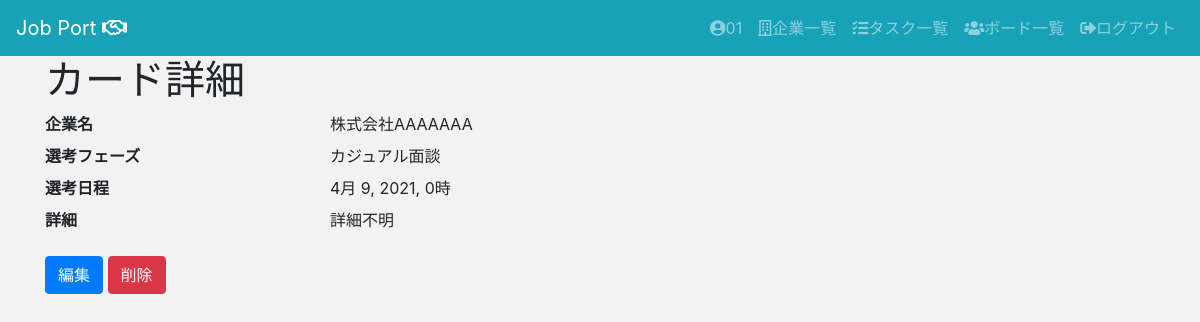
Screenshot of /jpapp/interviews/1/ (signed in) with the database file from the repository.
### jpapp/models.py (models this page shows, shortened)
class Interview(models.Model):
    interview_phase = models.IntegerField(
      choices = CHOICE4,
      default='0'
    )
    interview_datetime = models.DateTimeField()
    interview_description = models.TextField()
    company = models.ForeignKey(Company, on_delete=models.CASCADE)
    user = models.ForeignKey(User, on_delete=models.CASCADE)

class Company(models.Model):
    company_name = models.CharField(max_length=200,)
    url = models.URLField(blank=True,null=True,)
    route = models.IntegerField(
        choices = CHOICE1,
        blank=True,
        null=True,
    )
    location = models.IntegerField(
        choices = CHOICE2,
        blank=True,
        null=True,
    )
    tag = models.ManyToManyField(Tag, blank=True)
    description = models.TextField(blank=True,null=True,)
    phase = models.IntegerField(
        choices = CHOICE3,
        default='0',
    )
    application_date = models.DateField(blank=True,null=True,)
    user = models.ForeignKey(User, on_delete=models.CASCADE)
    def __str__(self):
        return self.company_name

### jpapp/views.py (the view)
# urls.py: path("interviews/<int:pk>/", views.InterviewDetailView.as_view(), name="interviews_detail"),
class InterviewDetailView(LoginRequiredMixin, DetailView):
    model = Interview
    template_name = "jpapp/interviews/detail.html"

### templates/jpapp/interviews/detail.html (shortened to what this page needs)
{% extends "jpapp/base.html" %}
{% block content %}
<div class="container">
  <h1>カード詳細</h1>
  <dl class="row">
    <dt class="col-sm-3">企業名</dt>
    <dd class="col-sm-9">{{ interview.company }}</dd>
    <dt class="col-sm-3">選考フェーズ</dt>
    <dd class="col-sm-9">{{ interview.get_interview_phase_display }}</dd>
    <dt class="col-sm-3">選考日程</dt>
    <dd class="col-sm-9">{{ interview.interview_datetime }}</dd>
    <dt class="col-sm-3">詳細</dt>
    <dd class="col-sm-9">{{ interview.interview_description }}</dd>
  </dl>
  <a class="btn btn-primary" href="{% url 'jpapp:interviews_update' interview.pk  %}" role="button">編集</a>
  <a class="btn btn-danger" href="{% url 'jpapp:interviews_delete' interview.pk  %}" role="button">削除</a>
</div>
{% endblock %}

### templates/jpapp/base.html (shortened to what this page needs)
{% load static %}
<!doctype html>
<html lang="ja">
  <head>
    <link rel="stylesheet" href="https://stackpath.bootstrapcdn.com/bootstrap/4.3.1/css/bootstrap.min.css">
    <link href="https://use.fontawesome.com/releases/v5.6.1/css/all.css" rel="stylesheet">
    <link rel="stylesheet" type="text/css" href="{% static 'jpapp/custom.css' %}">
    <link href="https://use.fontawesome.com/releases/v5.6.1/css/all.css" rel="stylesheet">
  </head>
  <body>
    <header>
      <nav class="navbar navbar-expand-lg navbar-dark bg-info">
        <a class="navbar-brand" href="{% url 'jpapp:index' %}">Job Port <i class="far fa-handshake"></i></a>
        <div class="collapse navbar-collapse" id="navbarSupportedContent">
          <ul class="navbar-nav">
            {% if request.user.is_authenticated %}
            <li class="nav-item">
              <a class="nav-link" href="{% url 'jpapp:users_detail' request.user.pk %}"><i class="fas fa-user-circle"></i>{{ request.user.username }}</a>
            </li>
            <li class="nav-item">
              <a class="nav-link" href="{% url 'jpapp:companies_list' %}"><i class="far fa-building"></i>企業一覧</a>
            </li>
            <li class="nav-item">
              <a class="nav-link" href="{% url 'jpapp:tasks_list' %}"><i class="fas fa-tasks"></i>タスク一覧</a>
            </li>
            <li class="nav-item">
              <a class="nav-link" href="{% url 'jpapp:boards_list' %}"><i class="fas fa-users"></i>ボード一覧</a>
            </li>
            <li class="nav-item">
              <a class="nav-link" href="{% url 'logout' %}"><i class="fas fa-sign-out-alt"></i>ログアウト</a>
            </li>
            {% endif %}
          </ul>
        </div>
      </nav>
    </header>
    <main>
      {% block content %}
      {% endblock %}
    </main>
  </body>
</html>

### static/jpapp/custom.css (style rules this page uses)
body { background-color: #F2F2F2; }

### rows the page displays
Interview: company "株式会社AAAAAAA", interview_phase "カジュアル面談", interview_datetime "4月 9, 2021, 0時", interview_description "詳細不明"

### other values shown
{{ request.user.username }} "01"
